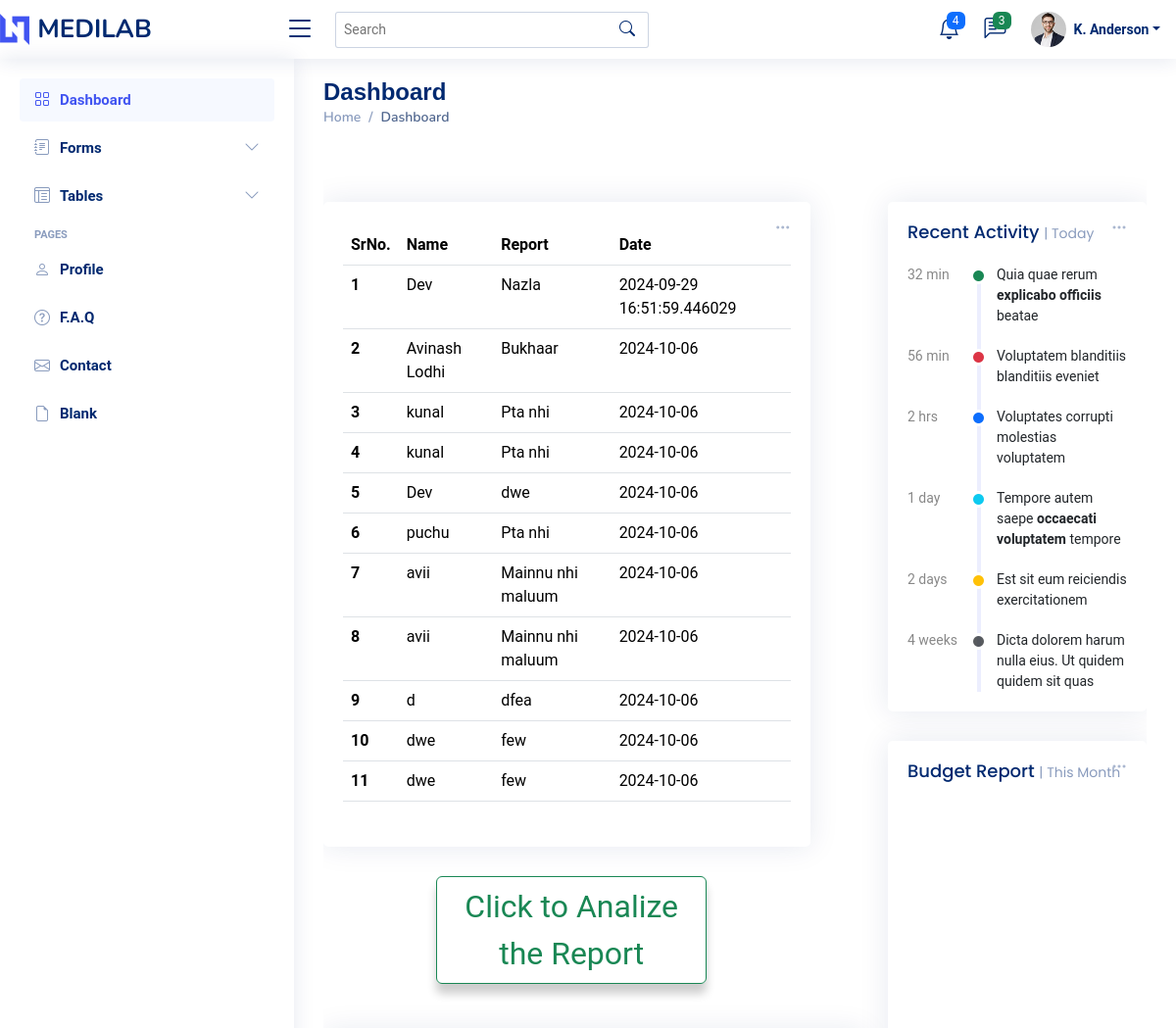
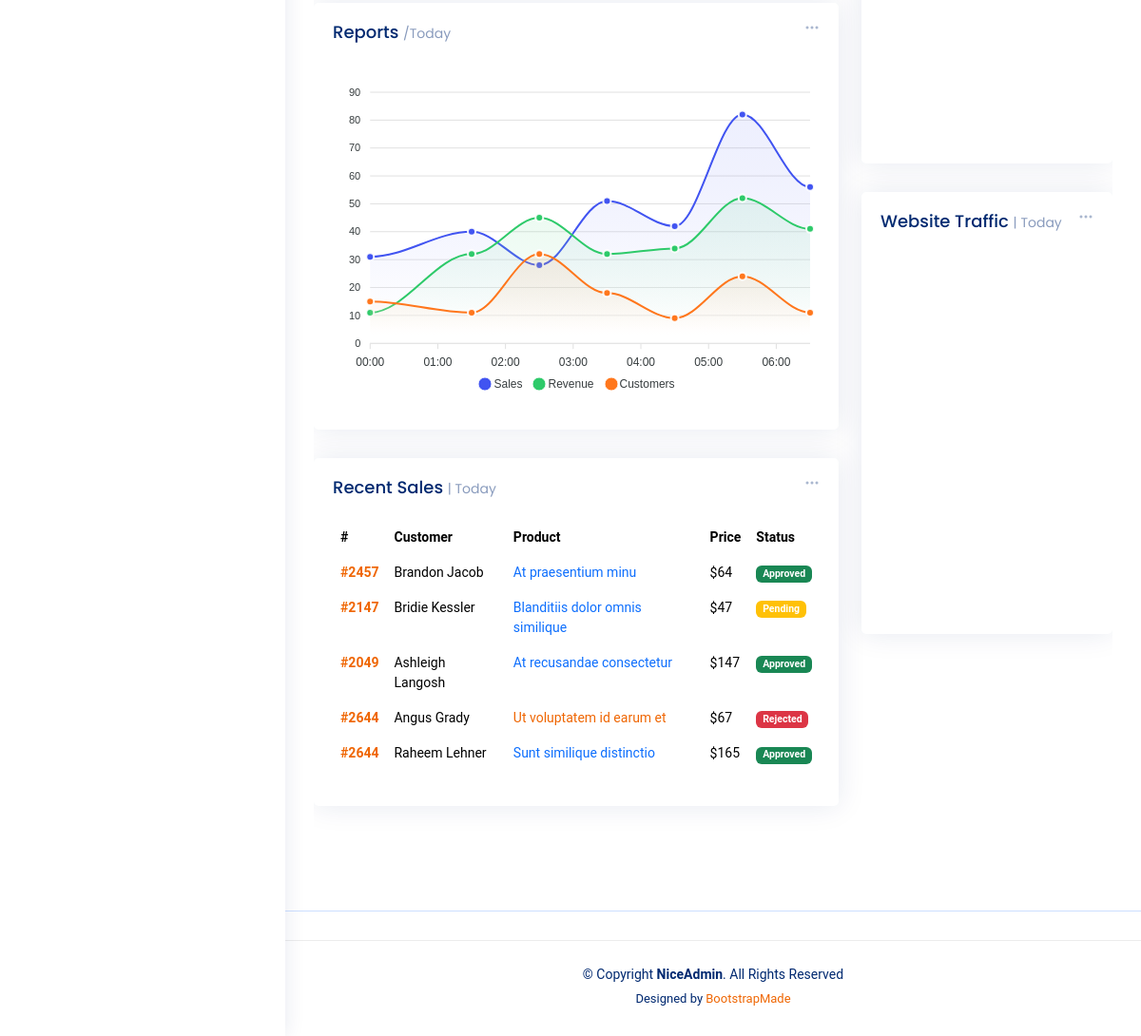
The page /dashboard (signed in) on the database its author committed (2 pictures, top to bottom).
### main.py (models this page shows)
class Prevreports(db.Model):
    __tablename__ = 'prevreports'  # Fix: Table name should be double-underscored.
    Sno = db.Column(db.Integer, primary_key=True)
    Email = db.Column(db.String(80), db.ForeignKey('login.Email'),nullable=False)  # Fix: Correct foreign key table name 'login.Email'.
    Name = db.Column(db.String(80), nullable=False)
    Report = db.Column(db.String(150), nullable=False)
    File=db.Column(db.String(200),nullable=False)
    Date = db.Column(db.String(80), nullable=True)

### main.py (the view)
@app.route("/dashboard")
def dash():
    if('user' in session):
        user=Login.query.filter_by(Username=session['user']).first()
        if user:
            data=Prevreports.query.filter_by(Email=user.Email).all()
            return render_template("dashboard.html",data=data)
    else:
        return render_template('dashboard.html')

### templates/dashboard.html (shortened to what this page needs)
<!DOCTYPE html>
<html lang="en">
<head>
  <link href="{{url_for('static',filename='assets/vendordsh/bootstrap/css/bootstrap.min.css')}}" rel="stylesheet">
  <link href="{{url_for('static',filename='assets/vendordsh/bootstrap-icons/bootstrap-icons.css')}}" rel="stylesheet">
  <link href="{{url_for('static',filename='assets/vendordsh/boxicons/css/boxicons.min.css')}}" rel="stylesheet">
  <link href="{{url_for('static',filename='assets/vendordsh/quill/quill.snow.css')}}" rel="stylesheet">
  <link href="{{url_for('static',filename='assets/vendordsh/quill/quill.bubble.css')}}" rel="stylesheet">
  <link href="{{url_for('static',filename='assets/vendordsh/remixicon/remixicon.css')}}" rel="stylesheet">
  <link href="{{url_for('static',filename='assets/vendordsh/simple-datatables/style.css')}}" rel="stylesheet">
  <link href="{{url_for('static',filename='assets/css/styledsh.css')}}" rel="stylesheet">
  <link href="{{url_for('static',filename='assets/css/main.css')}}" rel="stylesheet">
</head>
<body>
  <header id="header" class="header fixed-top d-flex align-items-center">
    <div class="d-flex align-items-center justify-content-between">
      <a href="/" class="logo d-flex align-items-center">
        <img src="{{url_for('static',filename='assets/imgdsh/logo.png')}}" alt="">
        <span class="d-none d-lg-block">MEDILAB</span>
      </a>
      <i class="bi bi-list toggle-sidebar-btn"></i>
    </div>
    <div class="search-bar">
      <form class="search-form d-flex align-items-center" method="POST" action="#">
        <input type="text" name="query" placeholder="Search" title="Enter search keyword">
        <button type="submit" title="Search"><i class="bi bi-search"></i></button>
      </form>
    </div>
    <nav class="header-nav ms-auto">
      <ul class="d-flex align-items-center">
        <li class="nav-item dropdown">
          <a class="nav-link nav-icon" href="#" data-bs-toggle="dropdown">
            <i class="bi bi-bell"></i>
            <span class="badge bg-primary badge-number">4</span>
          </a>
        </li>
        <li class="nav-item dropdown">
          <a class="nav-link nav-icon" href="#" data-bs-toggle="dropdown">
            <i class="bi bi-chat-left-text"></i>
            <span class="badge bg-success badge-number">3</span>
          </a>
        </li>
        <li class="nav-item dropdown pe-3">
          <a class="nav-link nav-profile d-flex align-items-center pe-0" href="#" data-bs-toggle="dropdown">
            <img src="{{url_for('static',filename='assets/imgdsh/profile-img.jpg')}}" alt="Profile" class="rounded-circle">
            <span class="d-none d-md-block dropdown-toggle ps-2">K. Anderson</span>
          </a>
        </li>
      </ul>
    </nav>
  </header>
  <aside id="sidebar" class="sidebar">
    <ul class="sidebar-nav" id="sidebar-nav">
      <li class="nav-item">
        <a class="nav-link " href="index.html">
          <i class="bi bi-grid"></i>
          <span>Dashboard</span>
        </a>
      </li>
      <li class="nav-item">
        <a class="nav-link collapsed" data-bs-target="#forms-nav" data-bs-toggle="collapse" href="#">
          <i class="bi bi-journal-text"></i><span>Forms</span><i class="bi bi-chevron-down ms-auto"></i>
        </a>
      </li>
      <li class="nav-item">
        <a class="nav-link collapsed" data-bs-target="#tables-nav" data-bs-toggle="collapse" href="#">
          <i class="bi bi-layout-text-window-reverse"></i><span>Tables</span><i class="bi bi-chevron-down ms-auto"></i>
        </a>
      </li>
      <li class="nav-heading">Pages</li>
      <li class="nav-item">
        <a class="nav-link collapsed" href="users-profile.html">
          <i class="bi bi-person"></i>
          <span>Profile</span>
        </a>
      </li>
      <li class="nav-item">
        <a class="nav-link collapsed" href="pages-faq.html">
          <i class="bi bi-question-circle"></i>
          <span>F.A.Q</span>
        </a>
      </li>
      <li class="nav-item">
        <a class="nav-link collapsed" href="pages-contact.html">
          <i class="bi bi-envelope"></i>
          <span>Contact</span>
        </a>
      </li>
      <li class="nav-item">
        <a class="nav-link collapsed" href="pages-blank.html">
          <i class="bi bi-file-earmark"></i>
          <span>Blank</span>
        </a>
      </li>
    </ul>
  </aside>
  <main id="main" class="main">
    <div class="pagetitle">
      <h1>Dashboard</h1>
      <nav>
        <ol class="breadcrumb">
          <li class="breadcrumb-item"><a href="/">Home</a></li>
          <li class="breadcrumb-item active">Dashboard</li>
        </ol>
      </nav>
    </div>
    <section class="section dashboard">
      <div class="row">
        <div class="col-lg-8">
          <div class="row">
            <div >
              <div class="card info-card sales-card" style="width: 90%;">
                <div class="filter">
                  <a class="icon" href="#" data-bs-toggle="dropdown"><i class="bi bi-three-dots"></i></a>
                </div>
                <br>
                <div class="card-body">
                  <table class="table">
                    <thead class="thead-dark">
                      <tr>
                        <th scope="col">SrNo. </th>
                        <th scope="col">Name</th>
                        <th scope="col">Report</th>
                        <th scope="col">Date</th>
                      </tr>
                    </thead>
                    <tbody>
                      {% for p in data %}
                      <tr>
                        <th >{{p.Sno}}</th>
                        <td>{{p.Name}}</td>
                        <td>{{p.Report}}</td>
                        <td>{{p.Date}}</td>
                      </tr>
                      {% endfor %}
                    </tbody>
                  </table>
                </div>
              </div>
            </div>
             <div style="margin-left: 20%;">
            <div >
              <a href="/dashboard/rpt" class="btn btn-outline-success" style="justify-content: center; align-items: center; font-size: xx-large; width: 50%;box-shadow: 0 10px 10px rgba(0, 0, 0, 0.2);">Click to Analize the Report</a>
            </div>
            </div>
<div>       <br>     <br></div>
            <div class="col-12">
              <div class="card">
                <div class="filter">
                  <a class="icon" href="#" data-bs-toggle="dropdown"><i class="bi bi-three-dots"></i></a>
                </div>
                <div class="card-body">
                  <h5 class="card-title">Reports <span>/Today</span></h5>
                  <div id="reportsChart"></div>
                </div>
              </div>
            </div>
            <div class="col-12">
              <div class="card recent-sales overflow-auto">
                <div class="filter">
                  <a class="icon" href="#" data-bs-toggle="dropdown"><i class="bi bi-three-dots"></i></a>
                </div>
                <div class="card-body">
                  <h5 class="card-title">Recent Sales <span>| Today</span></h5>
                  <table class="table table-borderless datatable">
                    <thead>
                      <tr>
                        <th scope="col">#</th>
                        <th scope="col">Customer</th>
                        <th scope="col">Product</th>
                        <th scope="col">Price</th>
                        <th scope="col">Status</th>
                      </tr>
                    </thead>
                    <tbody>
                      <tr>
                        <th scope="row"><a href="#">#2457</a></th>
                        <td>Brandon Jacob</td>
                        <td><a href="#" class="text-primary">At praesentium minu</a></td>
                        <td>$64</td>
                        <td><span class="badge bg-success">Approved</span></td>
                      </tr>
                      <tr>
                        <th scope="row"><a href="#">#2147</a></th>
                        <td>Bridie Kessler</td>
                        <td><a href="#" class="text-primary">Blanditiis dolor omnis similique</a></td>
                        <td>$47</td>
                        <td><span class="badge bg-warning">Pending</span></td>
                      </tr>
                      <tr>
                        <th scope="row"><a href="#">#2049</a></th>
                        <td>Ashleigh Langosh</td>
                        <td><a href="#" class="text-primary">At recusandae consectetur</a></td>
                        <td>$147</td>
                        <td><span class="badge bg-success">Approved</span></td>
                      </tr>
                      <tr>
                        <th scope="row"><a href="#">#2644</a></th>
                        <td>Angus Grady</td>
                        <td><a href="#" class="text-primar">Ut voluptatem id earum et</a></td>
                        <td>$67</td>
                        <td><span class="badge bg-danger">Rejected</span></td>
                      </tr>
                      <tr>
                        <th scope="row"><a href="#">#2644</a></th>
                        <td>Raheem Lehner</td>
                        <td><a href="#" class="text-primary">Sunt similique distinctio</a></td>
                        <td>$165</td>
                        <td><span class="badge bg-success">Approved</span></td>
                      </tr>
                    </tbody>
                  </table>
                </div>
              </div>
            </div>
          </div>
        </div>
        <div class="col-lg-4">
          <div class="card">
            <div class="filter">
              <a class="icon" href="#" data-bs-toggle="dropdown"><i class="bi bi-three-dots"></i></a>
            </div>
            <div class="card-body">
              <h5 class="card-title">Recent Activity <span>| Today</span></h5>
              <div class="activity">
                <div class="activity-item d-flex">
                  <div class="activite-label">32 min</div>
                  <i class='bi bi-circle-fill activity-badge text-success align-self-start'></i>
                  <div class="activity-content">
                    Quia quae rerum <a href="#" class="fw-bold text-dark">explicabo officiis</a> beatae
                  </div>
                </div>
                <div class="activity-item d-flex">
                  <div class="activite-label">56 min</div>
                  <i class='bi bi-circle-fill activity-badge text-danger align-self-start'></i>
                  <div class="activity-content">
                    Voluptatem blanditiis blanditiis eveniet
                  </div>
                </div>
                <div class="activity-item d-flex">
                  <div class="activite-label">2 hrs</div>
                  <i class='bi bi-circle-fill activity-badge text-primary align-self-start'></i>
                  <div class="activity-content">
                    Voluptates corrupti molestias voluptatem
                  </div>
                </div>
                <div class="activity-item d-flex">
                  <div class="activite-label">1 day</div>
                  <i class='bi bi-circle-fill activity-badge text-info align-self-start'></i>
                  <div class="activity-content">
                    Tempore autem saepe <a href="#" class="fw-bold text-dark">occaecati voluptatem</a> tempore
                  </div>
                </div>
                <div class="activity-item d-flex">
                  <div class="activite-label">2 days</div>
                  <i class='bi bi-circle-fill activity-badge text-warning align-self-start'></i>
                  <div class="activity-content">
                    Est sit eum reiciendis exercitationem
                  </div>
                </div>
                <div class="activity-item d-flex">
                  <div class="activite-label">4 weeks</div>
                  <i class='bi bi-circle-fill activity-badge text-muted align-self-start'></i>
                  <div class="activity-content">
                    Dicta dolorem harum nulla eius. Ut quidem quidem sit quas
                  </div>
                </div>
              </div>
            </div>
          </div>
          <div class="card">
            <div class="filter">
              <a class="icon" href="#" data-bs-toggle="dropdown"><i class="bi bi-three-dots"></i></a>
            </div>
            <div class="card-body pb-0">
              <h5 class="card-title">Budget Report <span>| This Month</span></h5>
              <div id="budgetChart" style="min-height: 400px;" class="echart"></div>
            </div>
          </div>
          <div class="card">
            <div class="filter">
              <a class="icon" href="#" data-bs-toggle="dropdown"><i class="bi bi-three-dots"></i></a>
            </div>
            <div class="card-body pb-0">
              <h5 class="card-title">Website Traffic <span>| Today</span></h5>
              <div id="trafficChart" style="min-height: 400px;" class="echart"></div>
            </div>
          </div>
        </div>
      </div>
    </section>
  </main>
  <footer id="footer" class="footer">
    <div class="copyright">
      &copy; Copyright <strong><span>NiceAdmin</span></strong>. All Rights Reserved
    </div>
    <div class="credits">
      Designed by <a href="https://bootstrapmade.com/">BootstrapMade</a>
    </div>
  </footer>
</body>
</html>

### static/assets/css/main.css (style rules this page uses)
:root { --default-font: "Roboto", system-ui, -apple-system, "Segoe UI", Roboto, "Helvetica Neue", Arial, "Noto Sans", "Liberation Sans", sans-serif, "Apple Color Emoji", "Segoe UI Emoji", "Segoe UI Symbol", "Noto Color Emoji"; --heading-font: "Raleway", sans-serif; --nav-font: "Poppins", sans-serif; }
:root { --background-color: #ffffff; --default-color: #444444; --heading-color: #2a2c39; --accent-color: #ef6603; --surface-color: #ffffff; --contrast-color: #ffffff; }
:root { --nav-color: #ffffff; --nav-hover-color: #ef6603; }
:root { scroll-behavior: smooth; }
body { color: var(--default-color); background-color: var(--background-color); font-family: var(--default-font); }
a { color: var(--accent-color); text-decoration: none; transition: 0.3s; }
h1, h2, h3, h4, h5, h6 { color: var(--heading-color); font-family: var(--heading-font); }
.header { --background-color: rgba(255, 255, 255, 0); --heading-color: #ffffff; color: var(--default-color); background-color: var(--background-color); padding: 20px 0; transition: all 0.5s; z-index: 997; }
.header .logo { line-height: 1; }
.header .logo img { max-height: 32px; margin-right: 8px; }
.footer { color: var(--default-color); background-color: var(--background-color); font-size: 14px; text-align: center; padding: 30px 0; position: relative; }
.footer .copyright { padding-top: 25px; border-top: 1px solid color-mix(in srgb, var(--default-color), transparent 90%); }
.footer .credits { font-size: 13px; padding-top: 5px; }
section, .section { color: var(--default-color); background-color: var(--background-color); padding: 60px 0; scroll-margin-top: 77px; overflow: clip; }

### rows shown on the page
Prevreports: Sno "1", Name "Dev", Report "Nazla", Date "2024-09-29 16:51:59.446029"
Prevreports: Sno "2", Name "Avinash Lodhi", Report "Bukhaar", Date "2024-10-06"
Prevreports: Sno "3", Name "kunal", Report "Pta nhi", Date "2024-10-06"
Prevreports: Sno "4", Name "kunal", Report "Pta nhi", Date "2024-10-06"
Prevreports: Sno "5", Name "Dev", Report "dwe", Date "2024-10-06"
Prevreports: Sno "6", Name "puchu", Report "Pta nhi", Date "2024-10-06"
Prevreports: Sno "7", Name "avii", Report "Mainnu nhi maluum", Date "2024-10-06"
Prevreports: Sno "8", Name "avii", Report "Mainnu nhi maluum", Date "2024-10-06"
Prevreports: Sno "9", Name "d", Report "dfea", Date "2024-10-06"
Prevreports: Sno "10", Name "dwe", Report "few", Date "2024-10-06"
Prevreports: Sno "11", Name "dwe", Report "few", Date "2024-10-06"
